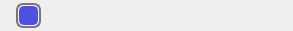
<?xml version="1.0" encoding="UTF-8"?>
<ui version="4.0">
 <class>AnswerCheckBox</class>
 <widget class="QWidget" name="AnswerCheckBox">
  <property name="geometry">
   <rect>
    <x>0</x>
    <y>0</y>
    <width>293</width>
    <height>31</height>
   </rect>
  </property>
  <property name="mouseTracking">
   <bool>false</bool>
  </property>
  <property name="windowTitle">
   <string>Form</string>
  </property>
  <property name="styleSheet">
   <string notr="true"/>
  </property>
  <layout class="QHBoxLayout" name="horizontalLayout_2">
   <property name="spacing">
    <number>6</number>
   </property>
   <property name="leftMargin">
    <number>3</number>
   </property>
   <property name="topMargin">
    <number>3</number>
   </property>
   <property name="rightMargin">
    <number>3</number>
   </property>
   <property name="bottomMargin">
    <number>3</number>
   </property>
   <item>
    <widget class="QLabel" name="lblNumber">
     <property name="text">
      <string/>
     </property>
    </widget>
   </item>
   <item>
    <widget class="QWidget" name="wgtCheckFrame" native="true">
     <property name="minimumSize">
      <size>
       <width>25</width>
       <height>25</height>
      </size>
     </property>
     <property name="styleSheet">
      <string notr="true">border: 2px solid; border-radius: 7px; border-color: #777777;</string>
     </property>
     <layout class="QHBoxLayout" name="horizontalLayout">
      <property name="spacing">
       <number>0</number>
      </property>
      <property name="leftMargin">
       <number>3</number>
      </property>
      <property name="topMargin">
       <number>3</number>
      </property>
      <property name="rightMargin">
       <number>3</number>
      </property>
      <property name="bottomMargin">
       <number>3</number>
      </property>
      <item>
       <widget class="QWidget" name="wgtCheck" native="true">
        <property name="styleSheet">
         <string notr="true">border-color: #5050e0; border-radius: 5px; background-color: #5050e0;</string>
        </property>
       </widget>
      </item>
     </layout>
    </widget>
   </item>
   <item>
    <widget class="QLabel" name="lblText">
     <property name="sizePolicy">
      <sizepolicy hsizetype="Expanding" vsizetype="Preferred">
       <horstretch>0</horstretch>
       <verstretch>0</verstretch>
      </sizepolicy>
     </property>
     <property name="text">
      <string/>
     </property>
    </widget>
   </item>
  </layout>
 </widget>
 <resources/>
 <connections/>
</ui>
